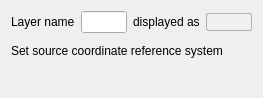
             <widget class="QWidget" name="scrollAreaWidgetContents_3">
              <property name="geometry">
               <rect>
                <x>0</x>
                <y>0</y>
                <width>263</width>
                <height>98</height>
               </rect>
              </property>
              <layout class="QVBoxLayout" name="verticalLayout_7">
               <item>
                <layout class="QHBoxLayout" name="horizontalLayout_14">
                 <item>
                  <widget class="QLabel" name="label_8">
                   <property name="text">
                    <string>Layer name</string>
                   </property>
                  </widget>
                 </item>
                 <item>
                  <widget class="QLineEdit" name="mLayerOrigNameLineEd"/>
                 </item>
                 <item>
                  <widget class="QLabel" name="label_9">
                   <property name="text">
                    <string>displayed as</string>
                   </property>
                  </widget>
                 </item>
                 <item>
                  <widget class="QLineEdit" name="leDisplayName">
                   <property name="styleSheet">
                    <string notr="true">color: #505050;
background-color: #F0F0F0;
border: 1px solid #B0B0B0;
border-radius: 2px;</string>
                   </property>
                   <property name="readOnly">
                    <bool>true</bool>
                   </property>
                  </widget>
                 </item>
                </layout>
               </item>
               <item>
                <layout class="QHBoxLayout" name="horizontalLayout_9" stretch="0">
                 <property name="topMargin">
                  <number>5</number>
                 </property>
                 <item>
                  <widget class="QLabel" name="label_7">
                   <property name="text">
                    <string>Set source coordinate reference system</string>
                   </property>
                  </widget>
                 </item>
                </layout>
               </item>
               <item>
                <widget class="QgsProjectionSelectionWidget" name="mCrsSelector" native="true">
                 <property name="focusPolicy">
                  <enum>Qt::StrongFocus</enum>
                 </property>
                </widget>
               </item>
               <item>
                <spacer name="verticalSpacer_3">
                 <property name="orientation">
                  <enum>Qt::Vertical</enum>
                 </property>
                 <property name="sizeHint" stdset="0">
                  <size>
                   <width>20</width>
                   <height>415</height>
                  </size>
                 </property>
                </spacer>
               </item>
              </layout>
             </widget>
